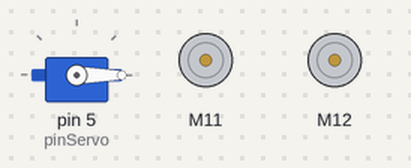
The sketch below on a simulated Arduino Uno, built with avr-gcc and run on an emulated ATmega328P. On the bench: servo, 2 × DC motor (green arrow = forward, orange = backward, longer = faster).

Above: at 0.1 s.
At 8.6 s:
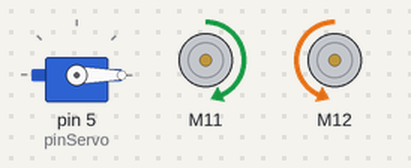
At 12.6 s:
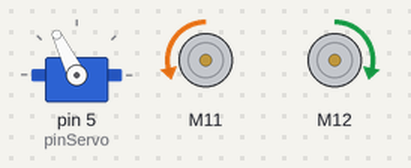
At 17.1 s:
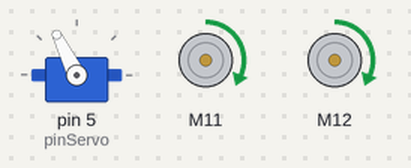
At 29.1 s:
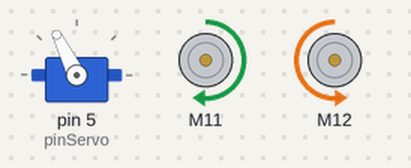
At 33.5 s:
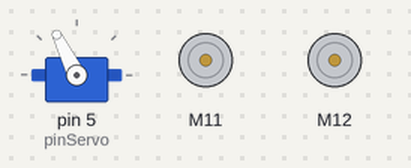
Timing chart, 0 to 40.0 s (numbered marks = the images above):
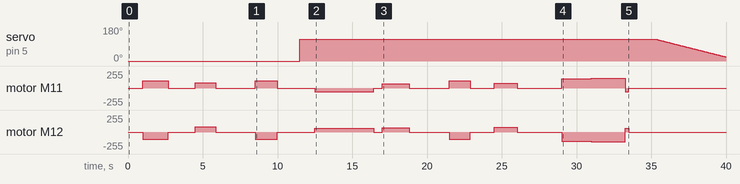

The sketch:

prueba_recolectar.ino
```cpp
// generated by mBlock5 for MegaPi
// Optimized for WRO Robomission Junior

#include <Arduino.h>
#include <Wire.h>
#include <SoftwareSerial.h>
#include <MeMegaPi.h>

double angle_rad = PI/180.0;
double angle_deg = 180.0/PI;
MeEncoderOnBoard Encoder_1(SLOT1); // Motor Izquierdo
MeEncoderOnBoard Encoder_2(SLOT2); // Motor Derecho
MeEncoderOnBoard Encoder_3(SLOT3);
MeEncoderOnBoard Encoder_4(SLOT4);

void isr_process_encoder1(void){
  if(digitalRead(Encoder_1.getPortB()) == 0){
    Encoder_1.pulsePosMinus();
  }else{
    Encoder_1.pulsePosPlus();
  }
}

void isr_process_encoder2(void){
  if(digitalRead(Encoder_2.getPortB()) == 0){
    Encoder_2.pulsePosMinus();
  }else{
    Encoder_2.pulsePosPlus();
  }
}

void _loop() {
  Encoder_1.loop();
  Encoder_2.loop();
}

void _delay(float seconds) {
  if(seconds < 0.0){
    seconds = 0.0;
  }
  long endTime = millis() + seconds * 1000;
  while(millis() < endTime) _loop();
}

// =========================================================================
// NUESTRAS FUNCIONES DE MOVIMIENTO
// =========================================================================

/**
 * Función maestra para controlar ambos motores.
 * Para ambos motores: valores positivos = adelante, valores negativos = atrás.
 */
void moverRobot(long gradosIzq, long gradosDer, float velocidad, float tiempoEspera) {
  // Encoder_1 (Izquierdo): se queda igual
  Encoder_1.move(gradosIzq, abs(velocidad));

  // Encoder_2 (Derecho): se invierte con el signo menos (-)
  // para que los valores positivos vayan hacia adelante.
  Encoder_2.move(-gradosDer, abs(velocidad));

  _delay(tiempoEspera);
}

// Mueve el robot en línea recta hacia adelante
void avanzar(long grados, float velocidad, float tiempoEspera) {
  moverRobot(grados, grados, velocidad, tiempoEspera);
}

// Mueve el robot en línea recta hacia atrás
void retroceder(long grados, float velocidad, float tiempoEspera) {
  moverRobot(-grados, -grados, velocidad, tiempoEspera);
}

// Gira sobre su propio eje hacia la derecha
void girarIzquierda(long grados, float velocidad, float tiempoEspera) {
  moverRobot(grados, -grados, velocidad, tiempoEspera);
}

// Gira sobre su propio eje hacia la izquierda
void girarDerecha(long grados, float velocidad, float tiempoEspera) {
  moverRobot(-grados, grados, velocidad, tiempoEspera);
}

// Detiene por completo los motores
void detener(float tiempoEspera) {
  moverRobot(0, 0, 0, tiempoEspera);
}

// =========================================================================
// DEL SERVOMOTOR GRANDE
// =========================================================================

// Creamos el objeto servo
Servo miServo;
// Definimos el pin del servo
const int pinServo = 5;

// Mueve el servo 90° hacia arriba (va a 180°)
const int anguloBajar = 116;
void subir_pala() {
  for (int angulo = anguloBajar; angulo >= 0; angulo--) {
    miServo.write(angulo);
    _delay(0.050); // Ajusta este tiempo para cambiar la velocidad
  }
  _delay(1.0);
}

// Regresa el servo a la posición central (90°)
void bajar_pala() {
  miServo.write(anguloBajar);
  _delay(1.0);
}

// Baja el servo 35° desde el centro (90 - 35 = 55°)
void barrer() {
  miServo.write(117);
  _delay(1.0);
}

// =========================================================================

void setup() {
  // Asociamos el SERVO al pin 5
  miServo.attach(pinServo);

  // Posición inicial por defecto: siempre en 180 grados
  miServo.write(0);

  //MOTORES

  TCCR1A = _BV(WGM10);
  TCCR1B = _BV(CS11) | _BV(WGM12);
  TCCR2A = _BV(WGM21) | _BV(WGM20);
  TCCR2B = _BV(CS21);

  attachInterrupt(Encoder_1.getIntNum(), isr_process_encoder1, RISING);
  Encoder_1.setPulse(8);
  Encoder_1.setRatio(46.67);
  Encoder_1.setPosPid(1.8,0,1.2);
  Encoder_1.setSpeedPid(0.18,0,0);

  attachInterrupt(Encoder_2.getIntNum(), isr_process_encoder2, RISING);
  Encoder_2.setPulse(8);
  Encoder_2.setRatio(46.67);
  Encoder_2.setPosPid(1.8,0,1.2);
  Encoder_2.setSpeedPid(0.18,0,0);
}

void loop() {
  _delay(1.0);

  avanzar(580, 80, 3.0);
  detener(0.5);
  girarIzquierda(329, 55, 3.5);
  detener(0.5);
  avanzar(515, 80, 3.0);

  bajar_pala();

  retroceder(680, 40, 4.5);

  girarIzquierda(378, 48, 4.5);
  avanzar(480, 80, 3.0);
  girarIzquierda(330, 50, 4.5);


  avanzar(2000, 100, 2);
  avanzar(2000, 105, 2.25);
  retroceder(45, 40, 1.0);
  detener(1.0);
  subir_pala();


  // Bucle infinito para que no repita la rutina en la competencia
  while(1) {
    _loop();
  }
}
```

Measured:
- by itself, motor M11: stopped → forward 112/255 at 1.0 s, → stopped 1.7 s later, → forward 77/255 1.8 s later, → stopped 1.4 s later, … (18 changes in this stretch)
- by itself, motor M12: stopped → backward 112/255 at 1.0 s, → stopped 1.7 s later, → forward 77/255 1.8 s later, → stopped 1.4 s later, … (18 changes in this stretch)
